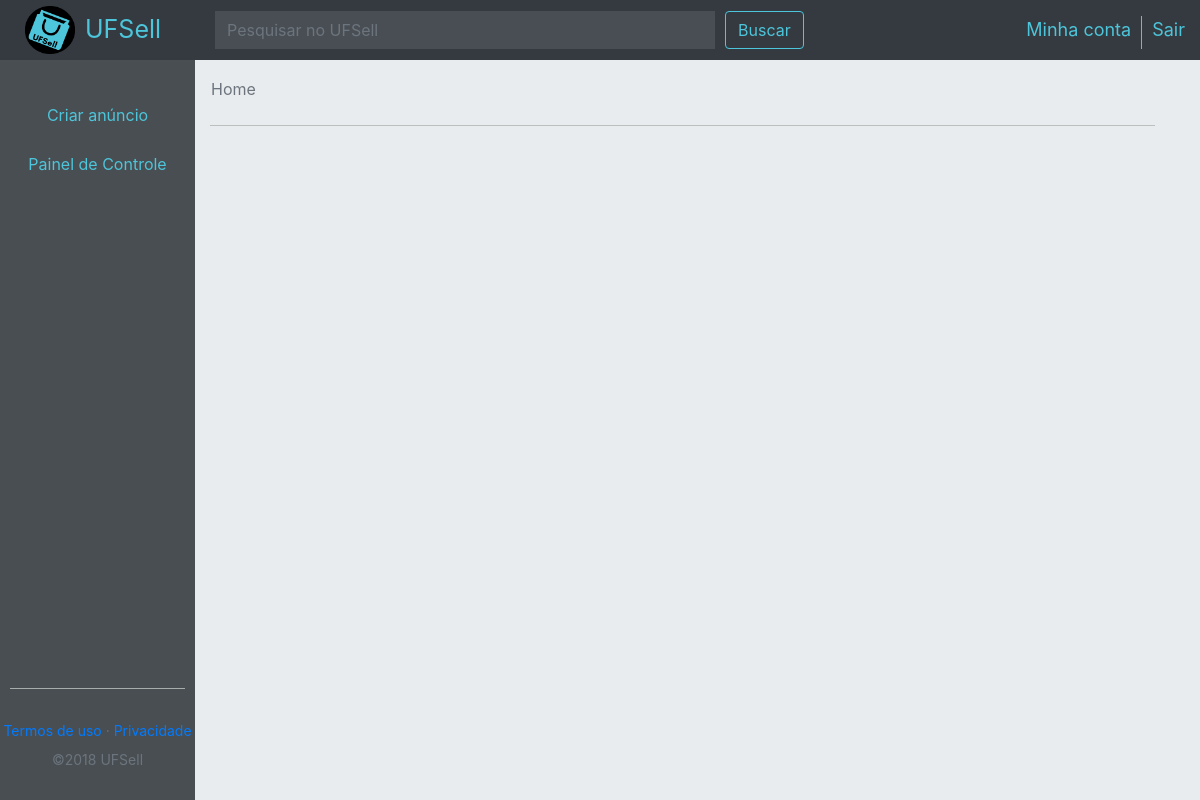
/vendedor/home.php (signed in), run on an earlier commit of the app's database.
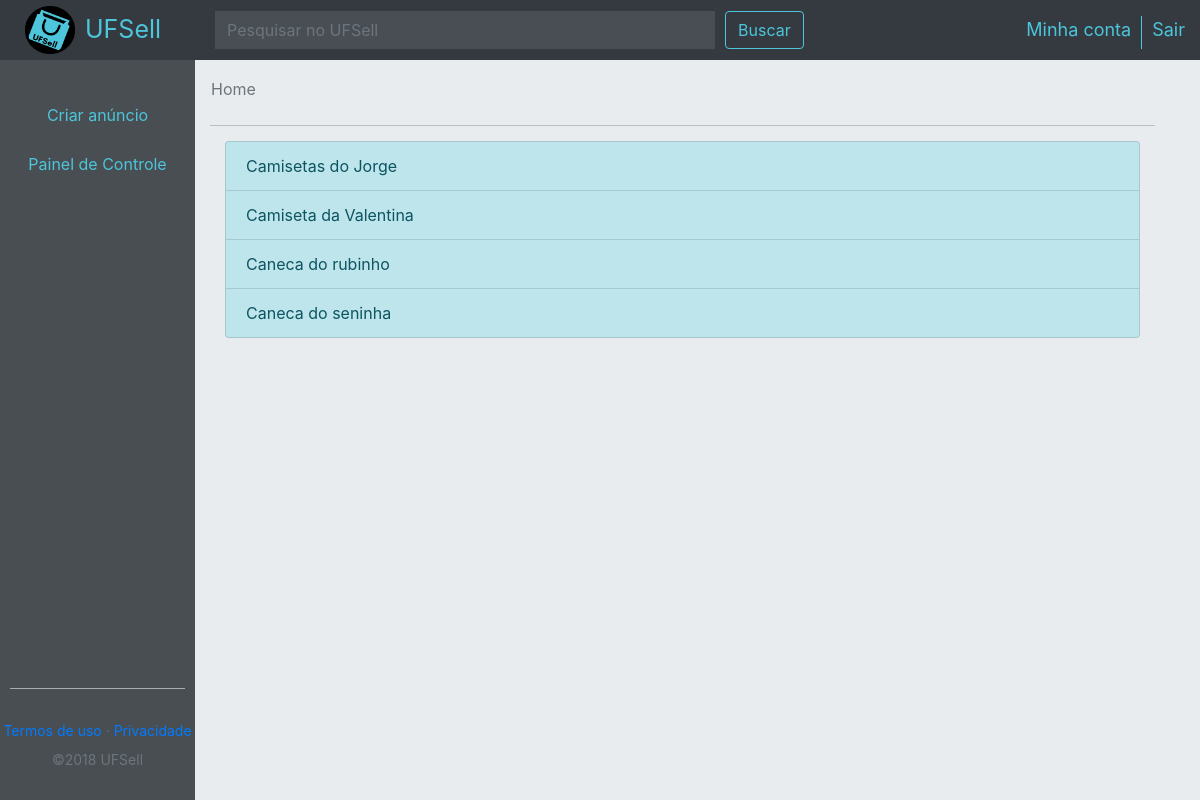
And on a later commit of the database.
### tables this page shows
CREATE TABLE IF NOT EXISTS `prod` (
  `id` int(11) NOT NULL,
  `id_org` int(11) NOT NULL,
  `nome` varchar(50) NOT NULL,
  `descr` varchar(500) NOT NULL,
  `preco` float NOT NULL,
  `img` varchar(150) NOT NULL,
  `qt_votos` int(11) NOT NULL,
  `aval` float NOT NULL
);

### vendedor/home.php (the view, shortened to what this page needs)
<?php
include('../connection/connection.php');
$script = "SELECT DISTINCT p.nome, p.id
           FROM prod p join usu_prod up on p.id = up.id_prod join usuario u on up.id_usu ='".$_SESSION['id_usuario']."' ";
$result = $conn->query($script);
?>
<!DOCTYPE html>
<html lang="pt-br">
    <head>
        <link rel="stylesheet" href="https://stackpath.bootstrapcdn.com/bootstrap/4.1.3/css/bootstrap.min.css">
		<link rel="stylesheet" href="https://cdnjs.cloudflare.com/ajax/libs/font-awesome/4.7.0/css/font-awesome.min.css">
        <link type="text/css" rel="stylesheet" href="../css/comprador.css">
        <link type="text/css" rel="stylesheet" href="../css/vendedor.css">
    </head>
    <body>
        <nav class="navbar navbar-dark bg-dark flex-md-nowrap p-0">
            <div class="flexCustom d-flex justify-content-start">
                <div class="col-2 col-xl-2 col-lg-2 col-md-2">
                    <div class="d-flex flex-row">
                        <a href="./home.php"><img id="navLogo" src="../img/UFSell.png" alt="logo"></a>
                        <span class="spanUfs align-self-center">UFSell</span>
                    </div>
                </div>
                <div class="col-10 col-xl-10 col-lg-10 col-md-10">
                    <div class="d-flex flex-row justify-content-between">
                        <div class="d-flex justify-content-start">
                            <form action="./busca.php" method="get" id="formBusca">
								<input id="inputNav" class="form-control form-control-dark" name="busca" placeholder="Pesquisar no UFSell" type="text" aria-label="Search">
							</form>
							<button class="btn btn-outline-light" form="formBusca" type="submit">Buscar</button>
                        </div>
                        <div class="d-flex justify-content-end" style="margin-top: 15px;">
                            <div id="nav-itemP" class="nav-item">
                                <a href="./conta.php">Minha conta</a>
                            </div>
                            <div class="nav-item">
                                <a class="" href="./sair.php">Sair</a>
                            </div>
                        </div>
                    </div>
                </div>
            </div>
        </nav>
		<div id="defCol" class="col-12 col-md-12">
                <div id="defRow" class="row">
                    <div id="menu" class="col-2 col-md-2" style="padding-left:0px;">
                        <div class="divWrap">
                            <div id="btn-itemP" class="d-flex justify-content-center">
                                <a class="btn btn-light btnBorder" href="./adicionar.php">Criar anúncio</a>
                            </div>
                            <div class="d-flex justify-content-center">
                                <a class="btn btn-light btnBorder" href="./painel.php">Painel de Controle</a>
                            </div>
                        </div>
						<div class="footer">
                            <div class="hrFooter">
                                <hr>
                            </div>
							<div id="textFooter" class="row">
								<a href="#">Termos de uso</a>
								<label style="color: #6c706e;">&nbsp&middot&nbsp</label>
								<a href="#">Privacidade</a>
							</div>
							<div class="row" style="margin-bottom: 30px;">
								<span id="foot" class="text-muted">©2018 UFSell</span>
							</div>
						</div>
                    </div>
                    <div id="conteudo" class="col-10 col-md-10">
						<nav aria-label="breadcrumb" style="margin-top:5px; margin-left: -15px;">
							<ol class="breadcrumb">
								<li class="breadcrumb-item active" aria-current="page">Home</li>
							</ol>
						</nav>
						<div class="colD">
                            <div class="col-12">
                                <div id="lista_produto" class="list-group" style="margin-top:15px;">
                                <?php
                                    while ($vetor = $result->fetch_object()) {
                                    ?>
                                        <a class="list-group-item list-group-item-action list-group-item-info" href="./alterar.php?id_prod=<?php echo $vetor->id; ?>"><?php echo $vetor->nome; ?></a>
                                    <?php
                                    }
                                ?>
                                </div>
                            </div>
						</div>
                    </div>
                </div>
            </div>
    </body>
</html>

### css/comprador.css (style rules this page uses)
html, body { position: relative; height: 100%; }
body { height: 100%; width: 100%; background-color:#e9ecef; }
nav { width: 100%; height: 60px; }
#navLogo { margin-top: 5px; margin-bottom: 5px; margin-left: 10px; margin-right: 10px; width: 50px; }
.flexCustom { width: 100%; }
#inputNav { margin-top: 10px; width: 500px; }
.nav-item { font-size: 18px; margin-left: 10px; }
#nav-itemP { padding-right: 10px; border-right: 1px solid; border-color: #4dc5da; }
.nav-item > a { color: #4dc5da; text-decoration: none; }
.spanUfs { color:#4dc5da; font-size: 25px; }
.btn-outline-light { margin-left: 10px; margin-top: 10px; height: 38px; color: #4dc5da; border-color: #4dc5da; }
.navbar .form-control { border-width: 0; border-radius: 0; }
.form-control-dark { color: #fff; background-color: rgba(255, 255, 255, .1); border-color: rgba(255, 255, 255, .1); }
#defCol { width: 100%; height: calc(100% - 60px); }
#defRow { width: 100%; height: 100%; }
.btn-light { background-color: #494e53; color: #4dc5da; padding-top: 12.5px; padding-bottom: 12.5px; border: none; border-radius: 0; width: 100%; }
#btn-itemP { margin-top: 30px; }
hr { width: 90%; background-color: #b9c0bd; }
.footer { width: 100%; }
.footer > .row { margin: 0px; font-size: 14px; display: flex; justify-content: center; }
#conteudo { background-color:#e9ecef; }
.colD { display: block; -webkit-hyphens: auto; -moz-hyphens: auto; -ms-hyphens: auto; hyphens: auto; width: 100%; border-top: 1px solid #000000; border-color: #b9c0bd; }
#menu { padding: 0px; background-color: #494e53 !important; display: flex; flex-direction: column; height: 100%; width: 100%; z-index: 100; }
.divWrap { display: flex; flex-direction: column; flex: 1 0 auto; background-color: #494e53; }
.hrFooter { padding-top: 15px; padding-bottom: 15px; background-color: #494e53; }
.footer { display: flex; flex-direction: column; height: 143px; width: 100%; flex-shrink: 0; background-color: #494e53; }

What changed in the data, as far as the page shows it:
added prod: nome "Camisetas do Jorge"
added prod: nome "Camiseta da Valentina"
added prod: nome "Caneca do rubinho"
added prod: nome "Caneca do seninha"
